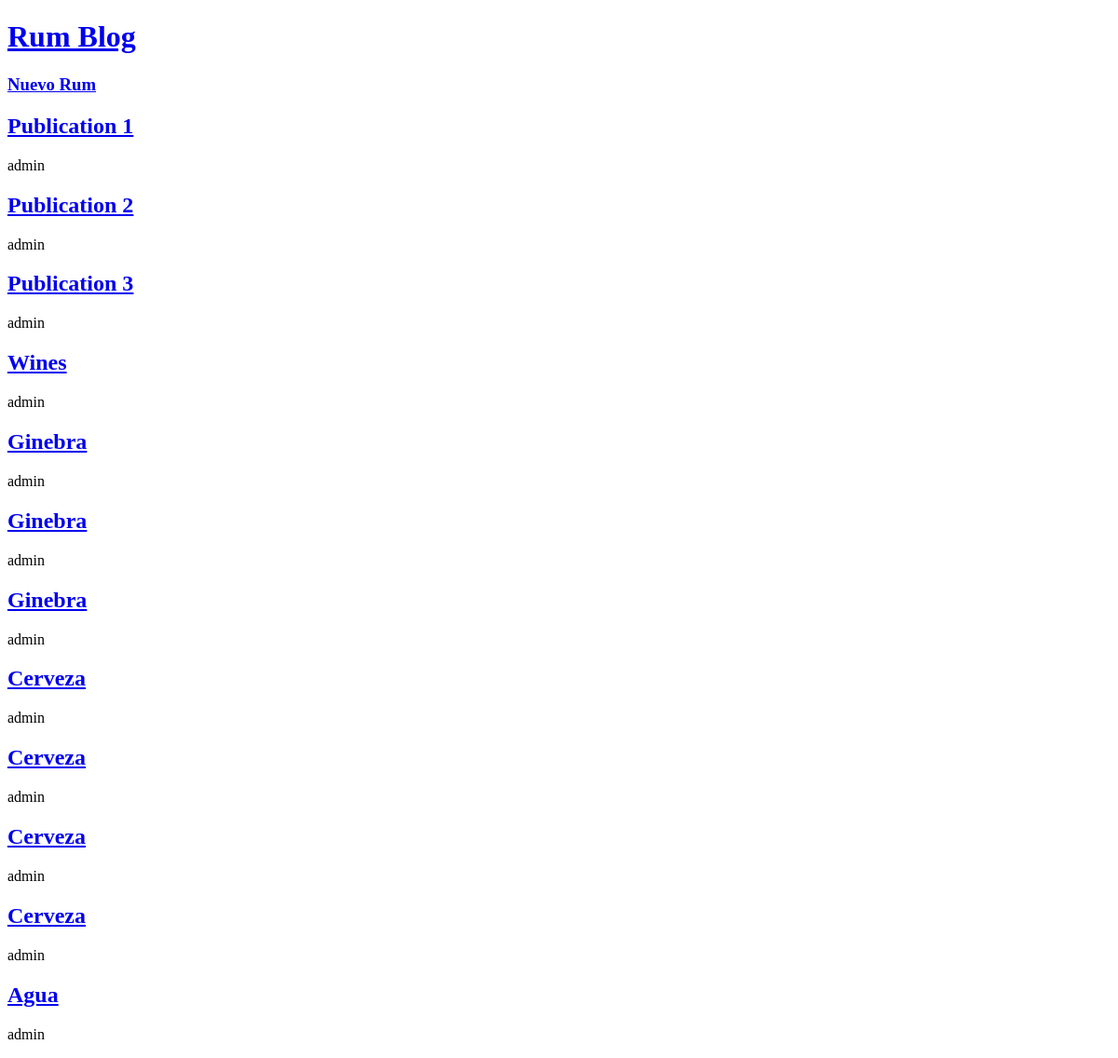
Before: / with the older database file.
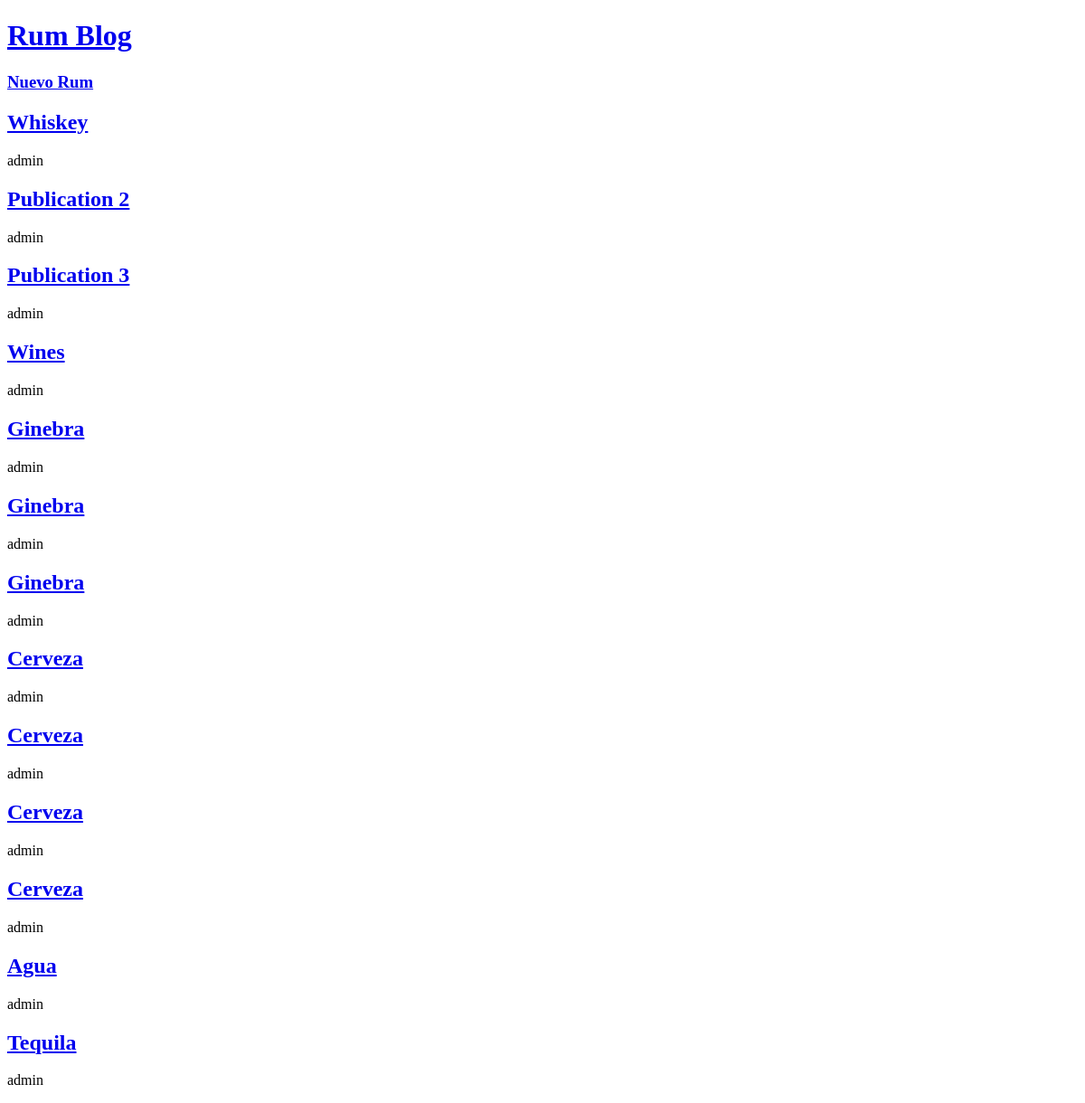
After: the same page with the newer database file.
### blogs/models.py (models this page shows, shortened)
class Publication(models.Model):
    title = models.CharField(max_length=200)
    author = models.ForeignKey(
        "auth.User",
        on_delete=models.CASCADE,
    )
    body = models.TextField()

### blogs/views.py (the view)
# urls.py: path("", BlogListView.as_view(), name="home"),
class BlogListView(ListView):
    model = Publication
    template_name = 'home.html'

### templates/home.html
{% extends "base.html" %}
{% block content %}
    {% for publication in publication_list %}
        <h2><a href="{% url 'post_detail' publication.pk %}">{{ publication.title }}</a></h2>
        <p>{{ publication.author }}</p>
    {% endfor %}
{% endblock content %}

Changed rows visible on the page:
changed Publication: title "Publication 1" → "Whiskey"
added Publication: title "Tequila", author "admin"
